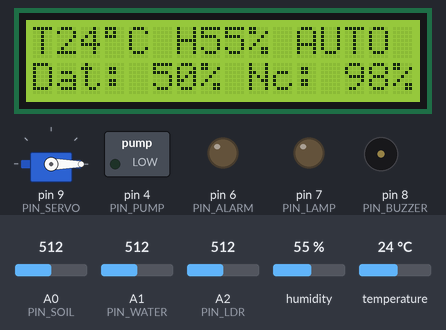
Bench run of a sketch on a simulated Arduino Uno, built with avr-gcc and run on an emulated ATmega328P. On the bench: 16×2 character LCD, servo, switched loads named in the sketch (green lamp = pin HIGH), output pins drawn as LEDs (lit = HIGH), buzzer (waves = sounding). The test bench sets the inputs (shaded band); at power-on: temperature 24 °C, A2 (PIN_LDR) = 512, A1 (PIN_WATER) = 512, A0 (PIN_SOIL) = 512, humidity 55 %. EEPROM starts erased; what the sketch prints to the serial monitor is not drawn.

Above: at 2.8 s.
2.9 s: temperature set to 30 °C
At 6.6 s:
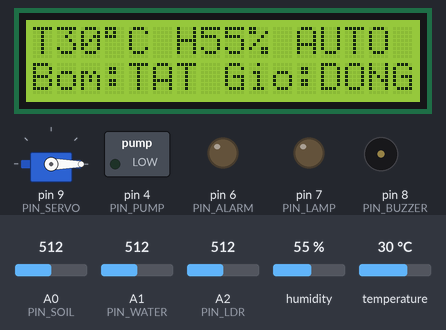
9.9 s: temperature set to 33 °C
At 11.4 s:
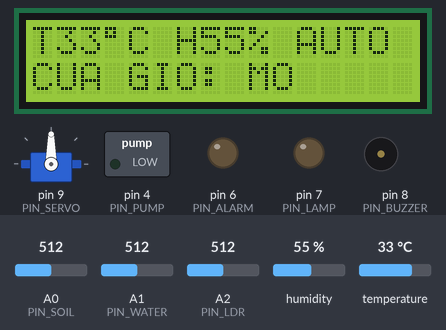
16.6 s: A2 (PIN_LDR) set to 351
At 21.7 s:
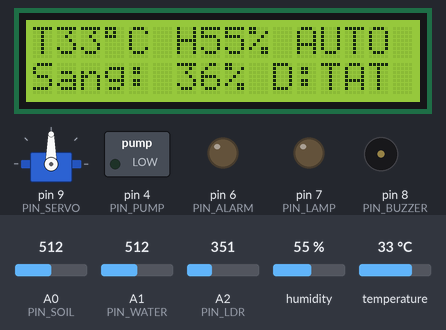
22.6 s: A2 (PIN_LDR) set to 328
At 23.9 s:
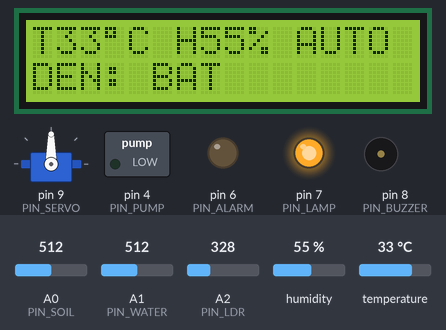
28.6 s: A1 (PIN_WATER) set to 94
At 29.14 s:
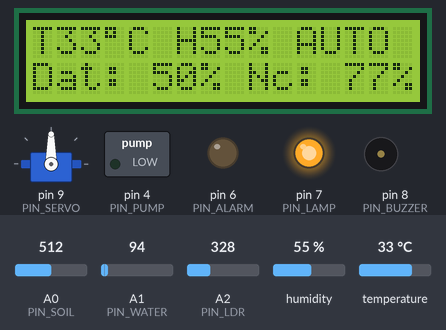
34.6 s: A1 (PIN_WATER) set to 75
At 36.6 s:
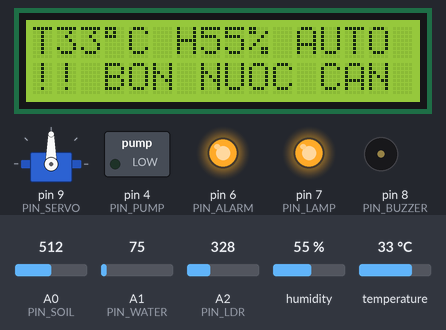
Timing chart, 0 to 41.5 s (numbered marks = the images above; inputs shaded):
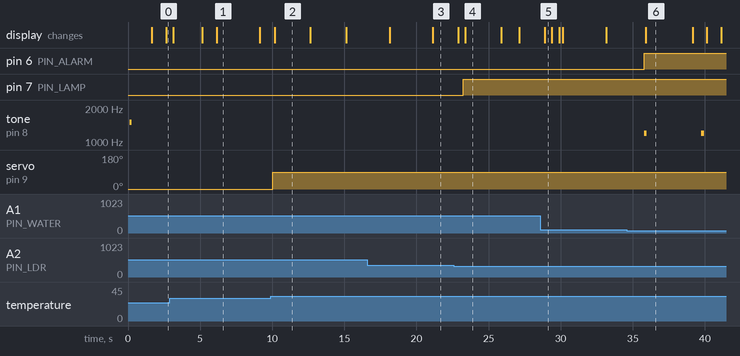

Measured:
- the behaviour switches between 31 and 32 °C on temperature (found by bisection; images 1 and 2)
- the behaviour switches between 338 and 337 on A2 (PIN_LDR) (found by bisection; images 3 and 4)
- the behaviour switches between 85 and 84 on A1 (PIN_WATER) (found by bisection; images 5 and 6)
- after the input at 9.9 s, servo on pin 9 (PIN_SERVO): 0° → 90° after 0.12 s; the display: changes after 0.26 s (image 2)
- after the input at 22.6 s, pin 7 (PIN_LAMP): LOW → HIGH after 0.66 s
- after the input at 34.6 s, pin 6 (PIN_ALARM): LOW → HIGH after 1.2 s; tone on pin 8 (PIN_BUZZER): alternates 1200 Hz for 0.20 s and silent for 3.8 s, starting after 1.2 s; the display: changes after 1.3 s (image 6)
- what the display in image 1 shows lasts 3.0 s, from 6.1 s to 9.1 s

The sketch:

smart_greenhouse.ino
```cpp
/*
 * SMART GREENHOUSE - Tầng thiết bị (Arduino Uno)
 * Đồ án cuối kỳ IoT Programming - IAD591
 *
 * Cảm biến : DHT11 (nhiệt độ, độ ẩm không khí), LDR (ánh sáng),
 *            biến trở (giả lập độ ẩm đất), water sensor (mực nước bồn tưới)
 * Đầu ra   : LCD1602 I2C, Servo (cửa thông gió), LED vàng (đèn trồng cây),
 *            LED xanh cảnh báo (sáng cùng lúc còi kêu), Buzzer, LED bơm (tuỳ chọn)
 * Giao tiếp: Bluetooth HC-05/HC-06 (SoftwareSerial) + Serial USB (dự phòng).
 *            Mọi bản tin được gửi đồng thời trên CẢ HAI kênh,
 *            lệnh điều khiển được nhận từ CẢ HAI kênh.
 *
 * Thư viện cần cài (Library Manager):
 *   - "DHT sensor library" (Adafruit) + "Adafruit Unified Sensor"
 *   - "LiquidCrystal I2C" (Frank de Brabander)
 *   Servo, SoftwareSerial, EEPROM, Wire có sẵn trong Arduino IDE.
 *
 * GIAO THỨC (mỗi bản tin 1 dòng, kết thúc bằng '\n', 9600 baud)
 *   Arduino -> Pi
 *     D,temp,hum,light,soil,water,pump,vent,lamp,mode,alarm,tmax,soilMin,lightMin   (1 giây/lần)
 *        alarm: bit0 = bồn nước cạn, bit1 = quá nhiệt
 *     E,<PUMP_ON|PUMP_OFF|VENT_OPEN|VENT_CLOSE|LAMP_ON|LAMP_OFF|TANK_LOW|TANK_OK|BOOT>,<giá trị>
 *     E,LCD,<địa chỉ I2C dạng thập phân, 0 = không tìm thấy>     (1 lần khi khởi động)
 *     A,<lệnh>,<OK|ERR>
 *   Pi -> Arduino
 *     MODE=AUTO|MANUAL
 *     PUMP=ON|OFF   VENT=OPEN|CLOSE   LAMP=ON|OFF      (đang AUTO thì tự chuyển sang MANUAL)
 *     TMAX=n (20..50 °C)   SOIL=n (5..90 %)   LIGHT=n (5..90 %)
 *     WATER=n (3..60)  tưới ngay n giây rồi tự tắt, dùng được ở mọi chế độ, không đổi chế độ
 *     BEEP   PING
 *     RAW  -> trả về "R,<water>,<soil>,<ldr>" (giá trị analog thô, dùng để hiệu chỉnh)
 */

#include <SoftwareSerial.h>
#include <Servo.h>
#include <EEPROM.h>
#include <Wire.h>
#include <LiquidCrystal_I2C.h>
#include <DHT.h>

// ----------------------------- CẤU HÌNH -----------------------------------
#define DHT_TYPE DHT11          // đổi thành DHT22 nếu dùng DHT22

// Bật/tắt từng phần để lắp và kiểm tra mạch theo từng bước
#define USE_BLUETOOTH 1         // 0: chưa gắn HC-05 -> chỉ dùng Serial USB (không dùng D2, D3)
#define PUMP_ACTIVE_LOW 0       // 1: D4 nối module relay kích mức THẤP (đa số relay 5V) ; 0: LED hoặc relay kích mức cao
#define USE_SOIL_POT  1         // 0: chưa gắn biến trở độ ẩm đất ở A0 -> coi đất luôn 50 %, bơm chỉ bật tay

const uint8_t PIN_BT_RX = 2;    // <- TXD của HC-05
const uint8_t PIN_BT_TX = 3;    // -> RXD của HC-05 (QUA MẠCH HẠ ÁP 1k + 2k)
const uint8_t PIN_PUMP  = 4;    // LED giả lập bơm, HOẶC chân IN của relay điều khiển bơm thật (không gắn gì cũng được)
const uint8_t PIN_ALARM = 6;    // LED xanh dương: đèn cảnh báo, sáng cùng lúc với còi
const uint8_t PIN_LAMP  = 7;    // LED vàng: đèn trồng cây
const uint8_t PIN_BUZZER = 8;
const uint8_t PIN_SERVO = 9;    // cửa thông gió
const uint8_t PIN_SOIL  = A0;   // biến trở: giả lập cảm biến độ ẩm đất
const uint8_t PIN_WATER = A1;   // water sensor: chân S (VCC -> 5V, GND -> GND)
const uint8_t PIN_LDR   = A2;   // 5V -> LDR -> A2 -> 10k -> GND
const uint8_t PIN_DHT   = A3;
// LCD I2C: SDA = A4, SCL = A5

// Bồn nước: water sensor cắm thẳng đứng trong bồn, nước ngập càng cao giá trị analog càng lớn.
// HIỆU CHỈNH: mở Serial Monitor, gõ RAW khi cảm biến khô và khi ngập tới vạch đầy,
// rồi ghi hai giá trị "water" đọc được vào hai hằng số dưới đây.
const uint16_t WATER_RAW_EMPTY = 20;    // giá trị analog khi cảm biến khô  (0 %)
const uint16_t WATER_RAW_FULL  = 520;   // giá trị analog khi ngập tới vạch đầy (100 %)
const uint8_t TANK_LOW_PCT  = 15;   // dưới mức này: khoá bơm + cảnh báo
const uint8_t HUM_MAX       = 85;   // độ ẩm không khí quá cao -> mở cửa gió
const uint8_t VENT_OPEN_DEG = 90;
const uint8_t VENT_CLOSE_DEG = 0;
const uint16_t TELEMETRY_MS = 1000;

// ----------------------------- BIẾN TOÀN CỤC ------------------------------
#if USE_BLUETOOTH
SoftwareSerial bt(PIN_BT_RX, PIN_BT_TX);
#endif
Servo ventServo;
DHT dht(PIN_DHT, DHT_TYPE);
LiquidCrystal_I2C *lcd = nullptr;   // tạo trong setup() sau khi dò được địa chỉ I2C
uint8_t lcdAddr = 0;                // 0 = không tìm thấy LCD

// Ngưỡng điều khiển (chỉnh được từ dashboard, lưu EEPROM)
uint8_t tMax     = 32;   // °C : nóng hơn -> mở cửa thông gió
uint8_t soilMin  = 40;   // %  : đất khô hơn -> bật bơm
uint8_t lightMin = 35;   // %  : tối hơn -> bật đèn

bool autoMode = true;
bool pumpOn = false, ventOpen = false, lampOn = false;
bool tankLow = false, tooHot = false;
unsigned long waterUntil = 0;      // khác 0: đang tưới hẹn giờ (lệnh WATER=n), giá trị là thời điểm dừng

int16_t temperature = -1, humidity = -1;
uint8_t lightPct = 0, soilPct = 0, waterPct = 100;

unsigned long tFast = 0, tDht = 0, tLcd = 0, tTele = 0, tBeep = 0;
unsigned long servoDetachAt = 0, msgUntil = 0;
char lcdMsg[17] = "";
char lcdShown[2][17] = { "", "" };   // nội dung đang hiện trên từng dòng (để chỉ ghi khi thay đổi)

const uint8_t CMD_MAX = 24;
char bufUsb[CMD_MAX], bufBt[CMD_MAX];
uint8_t lenUsb = 0, lenBt = 0;

// ----------------------------- EEPROM -------------------------------------
void saveConfig() {
  EEPROM.update(0, 0x5A);
  EEPROM.update(1, tMax);
  EEPROM.update(2, soilMin);
  EEPROM.update(3, lightMin);
}

void loadConfig() {
  if (EEPROM.read(0) != 0x5A) { saveConfig(); return; }
  tMax = EEPROM.read(1);
  soilMin = EEPROM.read(2);
  lightMin = EEPROM.read(3);
  if (tMax < 20 || tMax > 50) tMax = 32;
  if (soilMin < 5 || soilMin > 90) soilMin = 40;
  if (lightMin < 5 || lightMin > 90) lightMin = 35;
}

// ----------------------------- TIỆN ÍCH -----------------------------------
void sendLine(const char *s) {        // gửi trên cả USB Serial và Bluetooth
  Serial.println(s);
#if USE_BLUETOOTH
  bt.println(s);
#endif
}

void sendEvent(const char *name, int value) {
  char b[32];
  snprintf(b, sizeof(b), "E,%s,%d", name, value);
  sendLine(b);
}

void showMsg(const char *progmemText) {   // hiện thông báo 2.5 s ở dòng 2 LCD
  strncpy_P(lcdMsg, progmemText, 16);
  lcdMsg[16] = 0;
  msgUntil = millis() + 2500;
}

void beep(uint16_t freq, uint16_t ms) { tone(PIN_BUZZER, freq, ms); }

// ----------------------------- ĐIỀU KHIỂN ĐẦU RA --------------------------
void setPump(bool on) {
  if (on == pumpOn) return;
  pumpOn = on;
  digitalWrite(PIN_PUMP, PUMP_ACTIVE_LOW ? !on : on);
  sendEvent(on ? "PUMP_ON" : "PUMP_OFF", soilPct);
  showMsg(on ? PSTR("BOM: BAT") : PSTR("BOM: TAT"));
}

void setVent(bool open) {
  if (open == ventOpen) return;
  ventOpen = open;
  ventServo.attach(PIN_SERVO);
  ventServo.write(open ? VENT_OPEN_DEG : VENT_CLOSE_DEG);
  servoDetachAt = millis() + 700;     // nhả servo sau khi quay xong (tránh rung)
  sendEvent(open ? "VENT_OPEN" : "VENT_CLOSE", temperature);
  showMsg(open ? PSTR("CUA GIO: MO") : PSTR("CUA GIO: DONG"));
}

void setLamp(bool on) {
  if (on == lampOn) return;
  lampOn = on;
  digitalWrite(PIN_LAMP, on);
  sendEvent(on ? "LAMP_ON" : "LAMP_OFF", lightPct);
  showMsg(on ? PSTR("DEN: BAT") : PSTR("DEN: TAT"));
}

// ----------------------------- ĐỌC CẢM BIẾN -------------------------------
uint8_t readSoilPct() {
#if USE_SOIL_POT
  return (uint8_t)((uint32_t)analogRead(PIN_SOIL) * 100 / 1023);
#else
  return 50;
#endif
}

void readSensors() {
  if (servoDetachAt) return;          // servo đang quay: tạm không đo để tránh nhiễu nguồn
  unsigned long now = millis();

  if (now - tFast >= 500) {
    tFast = now;
    // Lọc nhiễu bằng trung bình trượt đơn giản: mới = (cũ*3 + đo)/4
    uint8_t l = (uint8_t)((uint32_t)analogRead(PIN_LDR) * 100 / 1023);
    uint8_t s = readSoilPct();
    lightPct = (lightPct * 3 + l + 2) / 4;
    soilPct  = (soilPct * 3 + s + 2) / 4;

    int w = constrain(analogRead(PIN_WATER), (int)WATER_RAW_EMPTY, (int)WATER_RAW_FULL);
    uint8_t pct = (uint8_t)map(w, WATER_RAW_EMPTY, WATER_RAW_FULL, 0, 100);
    waterPct = (waterPct * 3 + pct + 2) / 4;
  }

  if (now - tDht >= 2500) {
    tDht = now;
    float t = dht.readTemperature();
    float h = dht.readHumidity();
    if (!isnan(t) && !isnan(h)) { temperature = (int16_t)(t + 0.5); humidity = (int16_t)(h + 0.5); }
  }
}

// ----------------------------- LOGIC ĐIỀU KHIỂN ---------------------------
void controlLogic() {
  unsigned long now = millis();

  // Cảnh báo bồn cạn (có trễ 15 % -> 20 % để không nhấp nháy)
  if (!tankLow && waterPct < TANK_LOW_PCT) {
    tankLow = true;
    sendEvent("TANK_LOW", waterPct);
    showMsg(PSTR("!! BON NUOC CAN"));
  } else if (tankLow && waterPct > TANK_LOW_PCT + 5) {
    tankLow = false;
    sendEvent("TANK_OK", waterPct);
  }
  tooHot = temperature >= 0 && temperature >= tMax + 5;

  // An toàn: bồn cạn thì luôn tắt bơm, kể cả ở chế độ MANUAL
  if (tankLow && pumpOn) setPump(false);

  // Tưới hẹn giờ (lệnh WATER=n): bơm chạy đủ thời gian rồi tự tắt; dừng sớm nếu bồn cạn
  if (waterUntil) {
    if (tankLow || (long)(now - waterUntil) >= 0) {
      waterUntil = 0;
      setPump(false);
      sendEvent("WATER_DONE", soilPct);
    } else {
      setPump(true);
    }
  }

  if (autoMode && temperature >= 0) {
    // Cửa thông gió: mở khi nóng hoặc quá ẩm, đóng khi đã mát (trễ 2 °C / 5 %)
    if (!ventOpen && (temperature >= tMax || humidity >= HUM_MAX)) setVent(true);
    else if (ventOpen && temperature <= tMax - 2 && humidity <= HUM_MAX - 5) setVent(false);
  }
  if (autoMode) {
    // Đèn trồng cây: bật khi tối, tắt khi đủ sáng (trễ 10 %)
    if (!lampOn && lightPct < lightMin) setLamp(true);
    else if (lampOn && lightPct > lightMin + 10) setLamp(false);

    // Bơm: bật khi đất khô và bồn còn nước, tắt khi đất đủ ẩm (trễ 10 %).
    // Đang tưới hẹn giờ thì để phần hẹn giờ quyết định.
    if (!waterUntil) {
      if (!pumpOn && soilPct < soilMin && !tankLow) setPump(true);
      else if (pumpOn && soilPct >= soilMin + 10) setPump(false);
    }
  }

  // LED xanh cảnh báo: sáng liên tục suốt thời gian có cảnh báo (bồn cạn hoặc quá nhiệt)
  digitalWrite(PIN_ALARM, tankLow || tooHot);

  // Còi: bồn cạn -> bíp 1 lần mỗi 4 s ; quá nhiệt -> bíp gấp
  uint16_t period = tooHot ? 800 : 4000;
  if ((tankLow || tooHot) && now - tBeep >= period) {
    tBeep = now;
    beep(tooHot ? 2600 : 1200, 200);
  }

  if (servoDetachAt && now >= servoDetachAt) { ventServo.detach(); servoDetachAt = 0; }
}

// ----------------------------- LCD ----------------------------------------
/*
 * Bố cục (16 cột x 2 dòng, không dấu):
 *   Dòng 1 (cố định) : "T25*C H60% AUTO"            (* = ký hiệu độ của LCD)
 *   Dòng 2 (đổi 3 giây/lần):
 *     trang 0        : "Dat: 40% Nc: 80%"            độ ẩm đất + mực nước
 *     trang 1        : "Sang: 70% D:BAT"             ánh sáng + đèn
 *     trang 2        : "Bom:TAT Gio:DONG"            bơm + cửa gió
 *   Thông báo sự kiện (showMsg) chiếm dòng 2 trong 2.5 giây.
 *   Khi bồn cạn, dòng 2 nháy "!! BON NUOC CAN" xen kẽ mỗi giây.
 */

// Dò địa chỉ module I2C của LCD: PCF8574 (0x20-0x27) hoặc PCF8574A (0x38-0x3F)
uint8_t findLcd() {
  const uint8_t first[] = { 0x27, 0x3F };          // hai địa chỉ phổ biến nhất, thử trước
  for (uint8_t i = 0; i < 2; i++) {
    Wire.beginTransmission(first[i]);
    if (Wire.endTransmission() == 0) return first[i];
  }
  for (uint8_t a = 0x20; a <= 0x3F; a++) {
    if (a == 0x28) a = 0x38;                       // bỏ qua khoảng không dùng
    Wire.beginTransmission(a);
    if (Wire.endTransmission() == 0) return a;
  }
  return 0;
}

// Chỉ ghi ra LCD khi nội dung dòng thay đổi -> không nhấp nháy, ít chiếm bus I2C
void lcdLine(uint8_t row, const char *text) {
  char line[17];
  snprintf_P(line, sizeof(line), PSTR("%-16s"), text);   // đệm khoảng trắng cho đủ 16 cột
  if (!strcmp(line, lcdShown[row])) return;
  strcpy(lcdShown[row], line);
  lcd->setCursor(0, row);
  lcd->print(line);
}

void updateLcd() {
  if (!lcd) return;                    // không tìm thấy LCD: hệ thống vẫn chạy bình thường
  unsigned long now = millis();
  if (now - tLcd < 250) return;
  tLcd = now;

  char buf[20];

  // Dòng 1: nhiệt độ, độ ẩm không khí, chế độ.  \xDF = ký hiệu độ trong bảng mã HD44780
  if (temperature < 0)
    snprintf_P(buf, sizeof(buf), PSTR("T--\xDF" "C H--%% %s"), autoMode ? "AUTO" : "MANU");
  else
    snprintf_P(buf, sizeof(buf), PSTR("T%2d\xDF" "C H%2d%% %s"), temperature, humidity, autoMode ? "AUTO" : "MANU");
  lcdLine(0, buf);

  // Dòng 2
  if (now < msgUntil) {
    lcdLine(1, lcdMsg);                                    // thông báo sự kiện
  } else if (tankLow && (now / 1000) % 2 == 0) {
    strcpy_P(buf, PSTR("!! BON NUOC CAN"));                // cảnh báo nháy mỗi giây
    lcdLine(1, buf);
  } else {
    switch ((now / 3000) % 3) {
      case 0:
        snprintf_P(buf, sizeof(buf), PSTR("Dat:%3d%% Nc:%3d%%"), soilPct, waterPct);
        break;
      case 1:
        snprintf_P(buf, sizeof(buf), PSTR("Sang:%3d%% D:%s"), lightPct, lampOn ? "BAT" : "TAT");
        break;
      default:
        snprintf_P(buf, sizeof(buf), PSTR("Bom:%s Gio:%s"), pumpOn ? "BAT" : "TAT", ventOpen ? "MO" : "DONG");
        break;
    }
    lcdLine(1, buf);
  }
}

// ----------------------------- TRUYỀN DỮ LIỆU -----------------------------
void sendTelemetry() {
  unsigned long now = millis();
  if (now - tTele < TELEMETRY_MS) return;
  if (servoDetachAt) return;          // không gửi khi servo đang quay
  tTele = now;

  char b[72];
  uint8_t alarm = (tankLow ? 1 : 0) | (tooHot ? 2 : 0);
  snprintf(b, sizeof(b), "D,%d,%d,%u,%u,%u,%u,%u,%u,%u,%u,%u,%u,%u",
           temperature, humidity, lightPct, soilPct, waterPct,
           pumpOn, ventOpen, lampOn, autoMode, alarm, tMax, soilMin, lightMin);
  sendLine(b);
}

// ----------------------------- NHẬN LỆNH ----------------------------------
void ack(const char *cmd, bool ok) {
  char b[40];
  snprintf(b, sizeof(b), "A,%s,%s", cmd, ok ? "OK" : "ERR");
  sendLine(b);
}

void handleCommand(char *cmd) {
  bool ok = true;
  char *eq = strchr(cmd, '=');
  const char *val = eq ? eq + 1 : "";
  if (eq) *eq = 0;                       // tách KEY / VALUE
  int n = atoi(val);

  if (!strcmp(cmd, "PING")) {
    // chỉ cần phản hồi OK
  } else if (!strcmp(cmd, "RAW")) {
    char b[32];                          // giá trị thô để hiệu chỉnh cảm biến
    snprintf(b, sizeof(b), "R,%d,%d,%d", analogRead(PIN_WATER), analogRead(PIN_SOIL), analogRead(PIN_LDR));
    sendLine(b);
  } else if (!strcmp(cmd, "BEEP")) {
    beep(2000, 300);
  } else if (!strcmp(cmd, "MODE")) {
    if (!strcmp(val, "AUTO")) autoMode = true;
    else if (!strcmp(val, "MANUAL")) autoMode = false;
    else ok = false;
  } else if (!strcmp(cmd, "PUMP")) {
    // Lệnh bật/tắt tay được nhận ở mọi chế độ: nếu đang AUTO thì tự chuyển sang MANUAL
    if (!strcmp(val, "ON")) { if (tankLow) ok = false; else { autoMode = false; setPump(true); } }
    else if (!strcmp(val, "OFF")) { autoMode = false; waterUntil = 0; setPump(false); }
    else ok = false;
  } else if (!strcmp(cmd, "WATER")) {
    if (n >= 3 && n <= 60 && !tankLow) {
      waterUntil = millis() + (unsigned long)n * 1000UL;
      if (!waterUntil) waterUntil = 1;
      setPump(true);
      sendEvent("WATER_START", n);
      showMsg(PSTR("TUOI CAY..."));
    } else ok = false;
  } else if (!strcmp(cmd, "VENT")) {
    if (!strcmp(val, "OPEN")) { autoMode = false; setVent(true); }
    else if (!strcmp(val, "CLOSE")) { autoMode = false; setVent(false); }
    else ok = false;
  } else if (!strcmp(cmd, "LAMP")) {
    if (!strcmp(val, "ON")) { autoMode = false; setLamp(true); }
    else if (!strcmp(val, "OFF")) { autoMode = false; setLamp(false); }
    else ok = false;
  } else if (!strcmp(cmd, "TMAX")) {
    if (n >= 20 && n <= 50) { tMax = n; saveConfig(); } else ok = false;
  } else if (!strcmp(cmd, "SOIL")) {
    if (n >= 5 && n <= 90) { soilMin = n; saveConfig(); } else ok = false;
  } else if (!strcmp(cmd, "LIGHT")) {
    if (n >= 5 && n <= 90) { lightMin = n; saveConfig(); } else ok = false;
  } else {
    ok = false;
  }

  if (eq) *eq = '=';                     // ghép lại để phản hồi nguyên lệnh
  ack(cmd, ok);
  if (ok) tTele = 0;                     // gửi trạng thái mới ngay
}

void pollStream(Stream &s, char *buf, uint8_t &len) {
  while (s.available()) {
    char c = s.read();
    if (c == '\r') continue;
    if (c == '\n') {
      buf[len] = 0;
      if (len) handleCommand(buf);
      len = 0;
    } else if (len < CMD_MAX - 1) {
      buf[len++] = toupper(c);
    }
  }
}

// ----------------------------- SETUP / LOOP -------------------------------
void setup() {
  digitalWrite(PIN_PUMP, PUMP_ACTIVE_LOW ? HIGH : LOW);   // đảm bảo bơm TẮT ngay khi khởi động
  pinMode(PIN_PUMP, OUTPUT);
  digitalWrite(PIN_PUMP, PUMP_ACTIVE_LOW ? HIGH : LOW);
  pinMode(PIN_ALARM, OUTPUT);
  pinMode(PIN_LAMP, OUTPUT);
  pinMode(PIN_BUZZER, OUTPUT);

  Serial.begin(9600);
#if USE_BLUETOOTH
  bt.begin(9600);                // HC-05/HC-06 mặc định 9600 baud
#endif
  dht.begin();
  loadConfig();

  // LCD: tự dò địa chỉ I2C, không cần sửa code khi đổi module
  Wire.begin();
#if defined(WIRE_HAS_TIMEOUT)
  Wire.setWireTimeout(25000, true);   // dây I2C lỏng/chập không làm treo cả hệ thống
#endif
  lcdAddr = findLcd();
  if (lcdAddr) {
    lcd = new LiquidCrystal_I2C(lcdAddr, 16, 2);
    lcd->init();
    lcd->backlight();
    lcd->print(F("SMART GREENHOUSE"));
    lcd->setCursor(0, 1);
    lcd->print(F("  IAD591 - IoT  "));
  }

  // Đưa cửa gió về vị trí đóng
  ventServo.attach(PIN_SERVO);
  ventServo.write(VENT_CLOSE_DEG);
  servoDetachAt = millis() + 700;

  beep(1500, 150);
  delay(1500);                   // chờ DHT11 ổn định

  // Giá trị khởi đầu cho bộ lọc
  lightPct = (uint8_t)((uint32_t)analogRead(PIN_LDR) * 100 / 1023);
  soilPct  = readSoilPct();
  waterPct = (uint8_t)map(constrain(analogRead(PIN_WATER), (int)WATER_RAW_EMPTY, (int)WATER_RAW_FULL),
                          WATER_RAW_EMPTY, WATER_RAW_FULL, 0, 100);
  sendEvent("BOOT", 0);
  sendEvent("LCD", lcdAddr);     // vd "E,LCD,39" = tìm thấy ở 0x27 ; "E,LCD,0" = không thấy LCD
  if (!lcdAddr) { beep(400, 600); }
}

void loop() {
  pollStream(Serial, bufUsb, lenUsb);
#if USE_BLUETOOTH
  pollStream(bt, bufBt, lenBt);
#endif
  readSensors();
  controlLogic();
  updateLcd();
  sendTelemetry();
}
```
